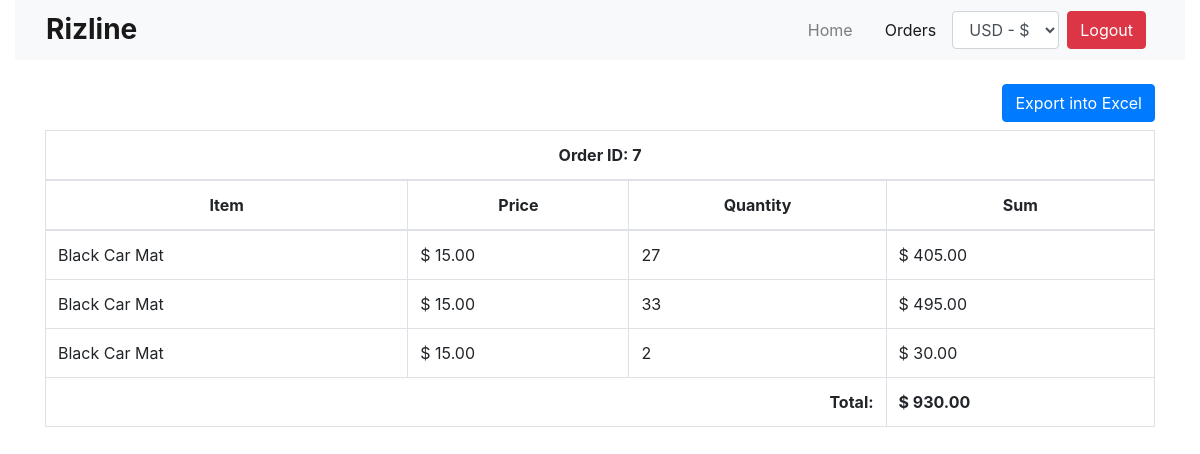
The app's page /order_details.php?order_id=7 (signed in) with its own data.
### tables this page shows
CREATE TABLE `order_lines` (
  `ol_id` int NOT NULL,
  `order_id` int NOT NULL,
  `item_id` int NOT NULL,
  `quantity` int NOT NULL,
  `price` decimal(10,2) NOT NULL,
  `created_at` timestamp NOT NULL DEFAULT CURRENT_TIMESTAMP
);

CREATE TABLE `rizline_list` (
  `ID` int NOT NULL,
  `ITEM` varchar(255) NOT NULL,
  `EAN` varchar(255) NOT NULL,
  `BRAND` varchar(255) NOT NULL,
  `MODEL` varchar(255) NOT NULL,
  `YEAR` varchar(255) NOT NULL,
  `QTY` varchar(255) NOT NULL,
  `PRICE` varchar(255) NOT NULL,
  `IMAGE` varchar(255) NOT NULL
);

### order_details.php (the view, shortened to what this page needs)
<?php
$order_id = $_GET['order_id'];
?>
<!DOCTYPE html>
<html lang="en">
    <head>
        <link rel="stylesheet" href="https://cdn.jsdelivr.net/npm/bootstrap@4.4.1/dist/css/bootstrap.min.css"
>
        <link rel="stylesheet" href="https://cdn.jsdelivr.net/npm/bootstrap-icons@1.11.3/font/bootstrap-icons.min.css">
        <link rel="stylesheet" href="./style.css">
    </head>
    <body>
        <div class="container-fluid">
            <form action="" method="post">
                <?php
                include './header.php';
                ?>
                <main class="mt-4">
                    <div class="container">
                        <div class="table-responsive">
                            <div class="mb-2 text-right">
                                <button class="btn btn-primary"
                                    onclick="exportIntoExcel('<?php echo $order_id; ?>')">Export into Excel</button>
                            </div>
                            <table class="table table-bordered" id="order_details" style="width:100%">
                                <thead>
                                    <tr>
                                        <th colspan="4" class="text-center"> Order ID: <?php echo $order_id; ?>
                                        </th>
                                    </tr>
                                    <tr class="text-center">
                                        <th>Item</th>
                                        <th>Price</th>
                                        <th>Quantity</th>
                                        <th>Sum</th>
                                    </tr>
                                </thead>
                                <tbody>
                                    <?php
                                    $sql3 = "SELECT * FROM order_lines WHERE `order_id` = '$order_id'";
                                    $result3 = mysqli_query($conn, $sql3);
                                    $total = 0;
                                    if (mysqli_num_rows($result3) > 0) {
                                        while ($row3 = mysqli_fetch_assoc($result3)) {
                                            $item_id = $row3['item_id'];
                                            $sql2 = "SELECT * FROM rizline_list WHERE `ID` = '$item_id'";
                                            $result2 = mysqli_query($conn, $sql2);
                                            $row2 = mysqli_fetch_assoc($result2);
                                            if (!empty($row2)) {
                                                $item = $row2['ITEM'];
                                            } else {
                                                $item = 'NULL';
                                            }
                                            $itemTotal = $row3['quantity'] * $row3['price'];
                                            $total += $itemTotal;
                                            ?>
                                            <tr>
                                                <td>
                                                    <?php echo $item; ?>
                                                </td>
                                                <td>
                                                    <?php echo '$ ' . number_format($row3['price'], 2, '.', ','); ?>
                                                </td>
                                                <td>
                                                    <?php echo $row3['quantity']; ?>
                                                </td>
                                                <td>
                                                    <?php echo '$ ' . number_format($itemTotal, 2, '.', ','); ?>
                                                </td>
                                            </tr>
                                            <?php
                                        }
                                    }
                                    ?>
                                </tbody>
                                <tfoot>
                                    <tr>
                                        <td colspan="3" class="text-right"><b>Total: </b> </td>
                                        <td>
                                            <b><?php echo '$ ' . number_format($total, 2, '.', ','); ?></b>
                                        </td>
                                    </tr>
                                </tfoot>
                            </table>
                        </div>
                    </div>
                </main>
            </form>
        </div>
    </body>
</html>

### style.css (style rules this page uses)
* { scrollbar-width: thin; }

### records on screen
order_lines: item.ITEM "Black Car Mat", price "15.00", quantity "27", itemTotal "405.00"
order_lines: item.ITEM "Black Car Mat", price "15.00", quantity "33", itemTotal "495.00"
order_lines: item.ITEM "Black Car Mat", price "15.00", quantity "2", itemTotal "30.00"

### other values on screen
$order_id "7"
$total "930.00"
